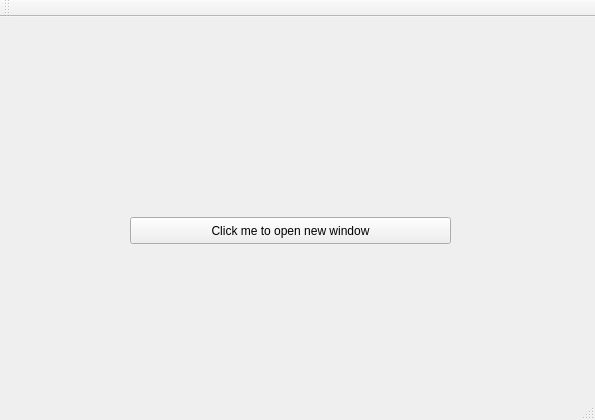
<?xml version="1.0" encoding="UTF-8"?>
<ui version="4.0">
 <class>MainWindow</class>
 <widget class="QMainWindow" name="MainWindow">
  <property name="geometry">
   <rect>
    <x>0</x>
    <y>0</y>
    <width>595</width>
    <height>420</height>
   </rect>
  </property>
  <property name="windowTitle">
   <string>MainWindow</string>
  </property>
  <widget class="QWidget" name="centralWidget">
   <widget class="QPushButton" name="pushButton">
    <property name="geometry">
     <rect>
      <x>130</x>
      <y>200</y>
      <width>321</width>
      <height>27</height>
     </rect>
    </property>
    <property name="text">
     <string>Click me to open new window</string>
    </property>
   </widget>
  </widget>
  <widget class="QMenuBar" name="menuBar">
   <property name="geometry">
    <rect>
     <x>0</x>
     <y>0</y>
     <width>595</width>
     <height>25</height>
    </rect>
   </property>
  </widget>
  <widget class="QToolBar" name="mainToolBar">
   <attribute name="toolBarArea">
    <enum>TopToolBarArea</enum>
   </attribute>
   <attribute name="toolBarBreak">
    <bool>false</bool>
   </attribute>
  </widget>
  <widget class="QStatusBar" name="statusBar"/>
 </widget>
 <layoutdefault spacing="6" margin="11"/>
 <resources/>
 <connections/>
</ui>
